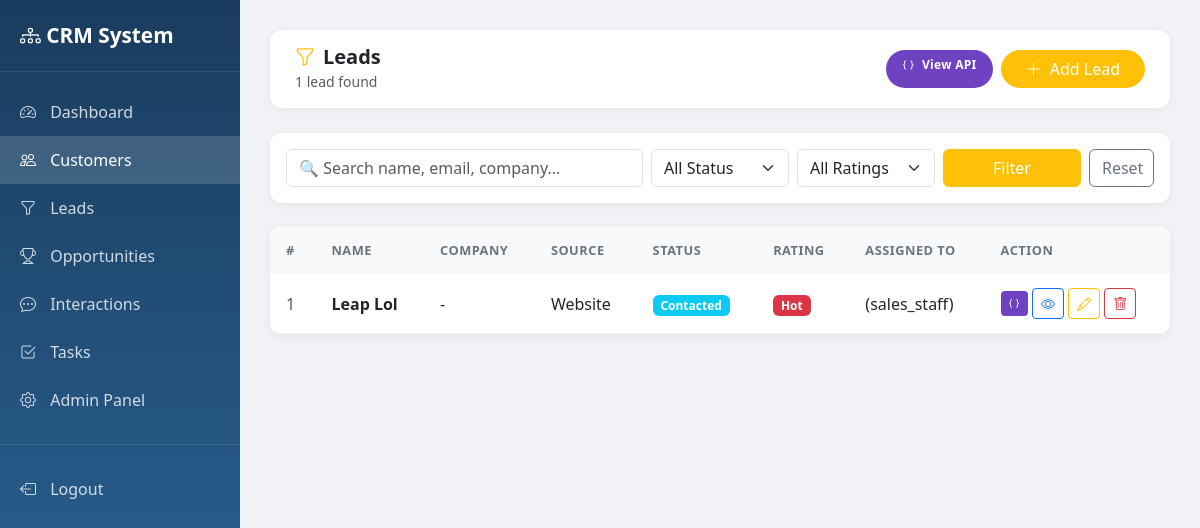
Page /leads/ (signed in) on the earlier database version.
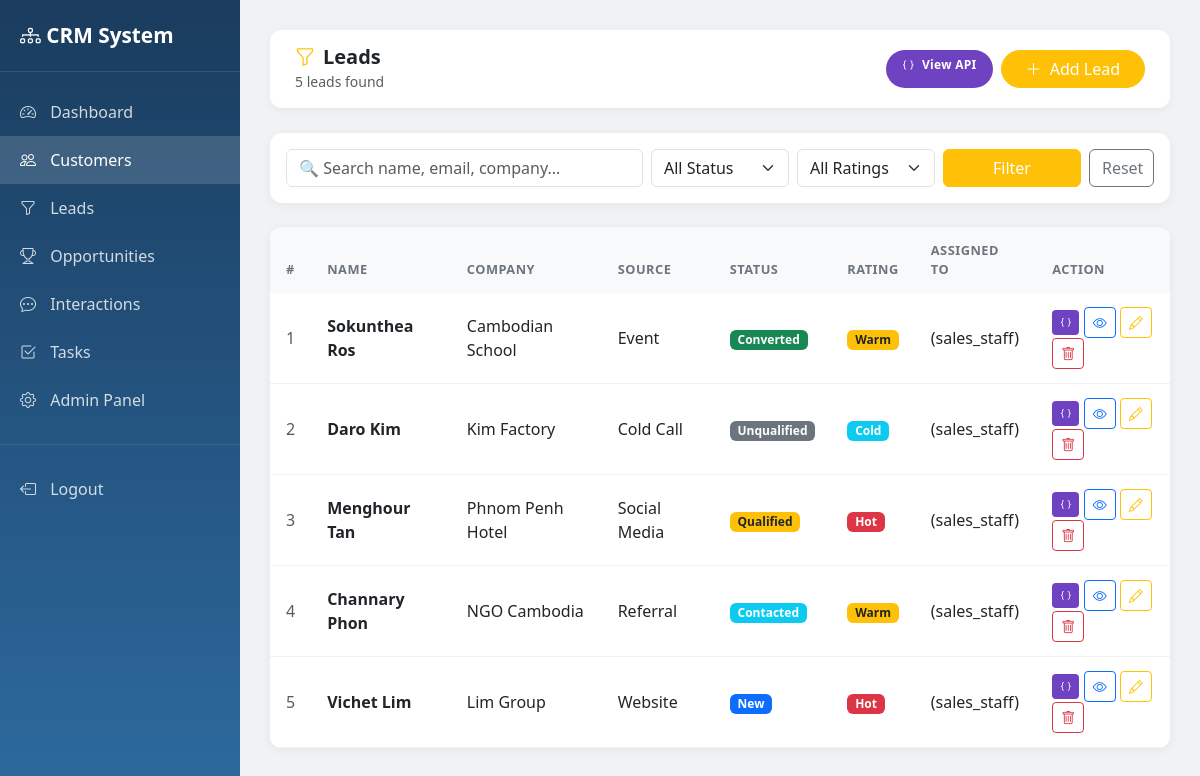
Same page on the later database version.
### leads/models.py (models this page shows, shortened)
class Lead(models.Model):
    SOURCE_CHOICES = [
        ('website', 'Website'),
        ('referral', 'Referral'),
        ('social_media', 'Social Media'),
        ('cold_call', 'Cold Call'),
        ('event', 'Event'),
    ]
    STATUS_CHOICES = [
        ('new', 'New'),
        ('contacted', 'Contacted'),
        ('qualified', 'Qualified'),
        ('unqualified', 'Unqualified'),
        ('converted', 'Converted'),
    ]
    RATING_CHOICES = [
        ('hot', '🔥 Hot'),
        ('warm', '😊 Warm'),
        ('cold', '❄️ Cold'),
    ]
    full_name = models.CharField(max_length=200)
    email = models.EmailField(blank=True)
    phone = models.CharField(max_length=20, blank=True)
    company = models.CharField(max_length=200, blank=True)
    source = models.CharField(max_length=30, choices=SOURCE_CHOICES, blank=True)
    status = models.CharField(max_length=20, choices=STATUS_CHOICES, default='new')
    rating = models.CharField(max_length=10, choices=RATING_CHOICES, blank=True)
    budget = models.DecimalField(max_digits=12, decimal_places=2, null=True, blank=True)
    notes = models.TextField(blank=True)
    assigned_to = models.ForeignKey(User, on_delete=models.SET_NULL, null=True, blank=True)
    converted_customer = models.ForeignKey(Customer, on_delete=models.SET_NULL, null=True, blank=True)
    converted_at = models.DateTimeField(null=True, blank=True)
    created_at = models.DateTimeField(auto_now_add=True)
    updated_at = models.DateTimeField(auto_now=True)

### accounts/models.py (models this page shows)
class User(AbstractUser):
    ROLE_CHOICES = [
        ('admin', 'Admin'),
        ('sales_staff', 'Sales Staff'),
        ('customer_service', 'Customer Service'),
    ]
    phone = models.CharField(max_length=20, blank=True)
    role = models.CharField(max_length=20, choices=ROLE_CHOICES, default='sales_staff')
    profile_image = models.ImageField(upload_to='profiles/', blank=True, null=True)
    def __str__(self):
        return f"{self.get_full_name()} ({self.role})"

### leads/views.py (the view)
# urls.py: path('', views.lead_list, name='lead_list'),
@login_required
def lead_list(request):
    query = request.GET.get('q', '')
    status = request.GET.get('status', '')
    rating = request.GET.get('rating', '')
    leads = Lead.objects.all().order_by('-created_at')
    if query:
        leads = leads.filter(
            Q(full_name__icontains=query) |
            Q(email__icontains=query) |
            Q(company__icontains=query)
        )
    if status:
        leads = leads.filter(status=status)
    if rating:
        leads = leads.filter(rating=rating)
    context = {
        'leads': leads,
        'query': query,
        'status': status,
        'rating': rating,
        'total': leads.count(),
    }
    return render(request, 'leads/lead_list.html', context)

### templates/leads/lead_list.html (shortened to what the changed rows need)
<!DOCTYPE html>
<html lang="en">
<head>
    <link href="https://cdn.jsdelivr.net/npm/bootstrap@5.3.0/dist/css/bootstrap.min.css" rel="stylesheet">
    <link href="https://cdn.jsdelivr.net/npm/bootstrap-icons@1.10.0/font/bootstrap-icons.css" rel="stylesheet">
</head>
<body>
<div class="main-content">
    <div class="topbar">
        <div>
            <h5 class="mb-0 fw-bold"><i class="bi bi-funnel text-warning me-2"></i>Leads</h5>
            <small class="text-muted">{{ total }} lead{{ total|pluralize }} found</small>
        </div>
    </div>
    <div class="table-card">
        <table class="table mb-0">
            <thead>
                <tr>
                    <th>#</th>
                    <th>Name</th>
                    <th>Company</th>
                    <th>Source</th>
                    <th>Status</th>
                    <th>Rating</th>
                    <th>Assigned To</th>
                    <th>Action</th>
                </tr>
            </thead>
            <tbody>
                {% for lead in leads %}
                <tr>
                    <td class="text-muted">{{ forloop.counter }}</td>
                    <td class="fw-semibold">{{ lead.full_name }}</td>
                    <td>{{ lead.company|default:"-" }}</td>
                    <td>{{ lead.get_source_display|default:"-" }}</td>
                    <td>
                        <span class="badge
                            {% if lead.status == 'new' %}bg-primary
                            {% elif lead.status == 'contacted' %}bg-info
                            {% elif lead.status == 'qualified' %}bg-warning text-dark
                            {% elif lead.status == 'converted' %}bg-success
                            {% else %}bg-secondary{% endif %}">
                            {{ lead.get_status_display }}
                        </span>
                    </td>
                    <td>
                        {% if lead.rating == 'hot' %}
                            <span class="badge bg-danger"> Hot</span>
                        {% elif lead.rating == 'warm' %}
                            <span class="badge bg-warning text-dark"> Warm</span>
                        {% elif lead.rating == 'cold' %}
                            <span class="badge bg-info"> Cold</span>
                        {% else %}-{% endif %}
                    </td>
                    <td>{{ lead.assigned_to|default:"-" }}</td>
                    <td>
                        <a href="/api/leads/{{ lead.pk }}/" target="_blank" class="btn btn-sm btn-json" title="View JSON">
                            <i class="bi bi-braces"></i>
                        </a>
                        <a href="/leads/{{ lead.pk }}/" class="btn btn-sm btn-outline-primary">
                            <i class="bi bi-eye"></i>
                        </a>
                        <a href="/leads/{{ lead.pk }}/edit/" class="btn btn-sm btn-outline-warning">
                            <i class="bi bi-pencil"></i>
                        </a>
                        <a href="/leads/{{ lead.pk }}/delete/" class="btn btn-sm btn-outline-danger">
                            <i class="bi bi-trash"></i>
                        </a>
                    </td>
                </tr>
                {% endfor %}
            </tbody>
        </table>
    </div>
</div>
</body>
</html>

Differences in the rows shown:
removed Lead: full_name "Leap Lol", company "-", source "Website", status "Contacted", rating "Hot", assigned_to "(sales_staff)"
added Lead: full_name "Sokunthea Ros", company "Cambodian School", source "Event", status "Converted", rating "Warm", assigned_to "(sales_staff)"
added Lead: full_name "Daro Kim", company "Kim Factory", source "Cold Call", status "Unqualified", rating "Cold", assigned_to "(sales_staff)"
added Lead: full_name "Menghour Tan", company "Phnom Penh Hotel", source "Social Media", status "Qualified", rating "Hot", assigned_to "(sales_staff)"
added Lead: full_name "Channary Phon", company "NGO Cambodia", source "Referral", status "Contacted", rating "Warm", assigned_to "(sales_staff)"
added Lead: full_name "Vichet Lim", company "Lim Group", source "Website", status "New", rating "Hot", assigned_to "(sales_staff)"
Other differences:
{{ total }}: "1" → "5"
